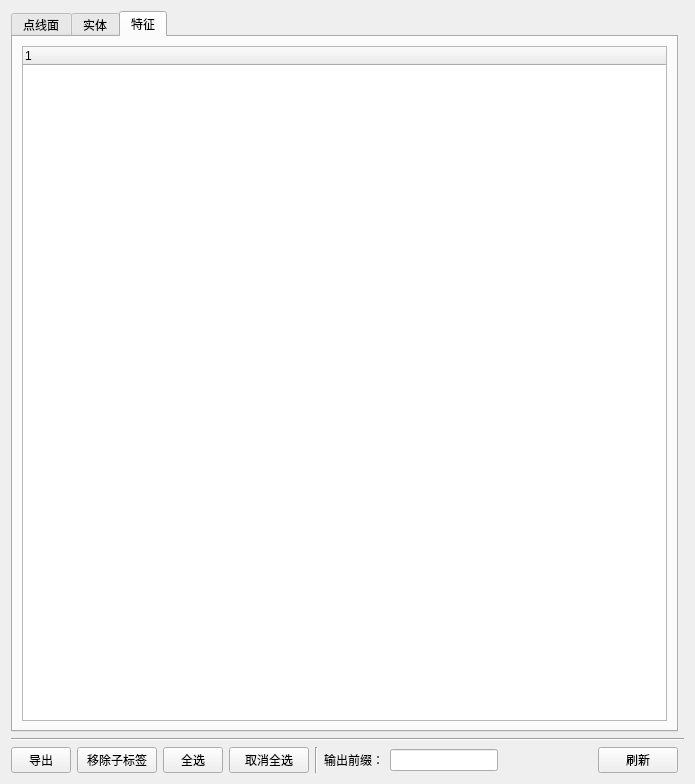
<?xml version="1.0" encoding="UTF-8"?>
<ui version="4.0">
 <class>NctiAIModelDataList</class>
 <widget class="QWidget" name="NctiAIModelDataList">
  <property name="geometry">
   <rect>
    <x>0</x>
    <y>0</y>
    <width>695</width>
    <height>784</height>
   </rect>
  </property>
  <property name="sizePolicy">
   <sizepolicy hsizetype="MinimumExpanding" vsizetype="MinimumExpanding">
    <horstretch>0</horstretch>
    <verstretch>0</verstretch>
   </sizepolicy>
  </property>
  <property name="windowTitle">
   <string>Form</string>
  </property>
  <layout class="QGridLayout" name="gridLayout">
   <item row="2" column="1">
    <layout class="QHBoxLayout" name="horizontalLayout_4">
     <item>
      <widget class="QPushButton" name="pushButton_output">
       <property name="maximumSize">
        <size>
         <width>60</width>
         <height>16777215</height>
        </size>
       </property>
       <property name="text">
        <string>导出</string>
       </property>
      </widget>
     </item>
     <item>
      <widget class="QPushButton" name="pushButton_delete_label">
       <property name="text">
        <string>移除子标签</string>
       </property>
      </widget>
     </item>
     <item>
      <widget class="QPushButton" name="pushButton_selectAll">
       <property name="maximumSize">
        <size>
         <width>60</width>
         <height>16777215</height>
        </size>
       </property>
       <property name="text">
        <string>全选</string>
       </property>
      </widget>
     </item>
     <item>
      <widget class="QPushButton" name="pushButton_deselectAll">
       <property name="text">
        <string>取消全选</string>
       </property>
      </widget>
     </item>
     <item>
      <widget class="Line" name="line_2">
       <property name="orientation">
        <enum>Qt::Vertical</enum>
       </property>
      </widget>
     </item>
     <item>
      <widget class="QLabel" name="label">
       <property name="lineWidth">
        <number>1</number>
       </property>
       <property name="text">
        <string>输出前缀：</string>
       </property>
      </widget>
     </item>
     <item>
      <widget class="QLineEdit" name="lineEditPrefix"/>
     </item>
     <item>
      <spacer name="horizontalSpacer">
       <property name="orientation">
        <enum>Qt::Horizontal</enum>
       </property>
       <property name="sizeHint" stdset="0">
        <size>
         <width>40</width>
         <height>20</height>
        </size>
       </property>
      </spacer>
     </item>
     <item>
      <widget class="QPushButton" name="pushButton_refresh">
       <property name="text">
        <string>刷新</string>
       </property>
      </widget>
     </item>
    </layout>
   </item>
   <item row="1" column="1" colspan="2">
    <widget class="Line" name="line">
     <property name="orientation">
      <enum>Qt::Horizontal</enum>
     </property>
    </widget>
   </item>
   <item row="0" column="1">
    <widget class="QTabWidget" name="tabWidget">
     <property name="sizePolicy">
      <sizepolicy hsizetype="MinimumExpanding" vsizetype="MinimumExpanding">
       <horstretch>0</horstretch>
       <verstretch>0</verstretch>
      </sizepolicy>
     </property>
     <property name="contextMenuPolicy">
      <enum>Qt::DefaultContextMenu</enum>
     </property>
     <property name="currentIndex">
      <number>2</number>
     </property>
     <widget class="QWidget" name="tab_shape">
      <attribute name="title">
       <string>点线面</string>
      </attribute>
      <layout class="QVBoxLayout" name="verticalLayout_1">
       <item>
        <widget class="QTreeWidget" name="shapeTreeWidget">
         <property name="columnCount">
          <number>1</number>
         </property>
         <column>
          <property name="text">
           <string>1</string>
          </property>
         </column>
        </widget>
       </item>
      </layout>
     </widget>
     <widget class="QWidget" name="tab_object">
      <attribute name="title">
       <string>实体</string>
      </attribute>
      <layout class="QVBoxLayout" name="verticalLayou_2">
       <item>
        <widget class="QTreeWidget" name="bodyTreeWidget">
         <column>
          <property name="text">
           <string notr="true">1</string>
          </property>
         </column>
        </widget>
       </item>
      </layout>
     </widget>
     <widget class="QWidget" name="tab_feature">
      <attribute name="title">
       <string>特征</string>
      </attribute>
      <layout class="QVBoxLayout" name="verticalLayout_3">
       <item>
        <widget class="QTreeWidget" name="featureTreeWidget">
         <property name="columnCount">
          <number>1</number>
         </property>
         <column>
          <property name="text">
           <string notr="true">1</string>
          </property>
         </column>
        </widget>
       </item>
      </layout>
     </widget>
    </widget>
   </item>
  </layout>
 </widget>
 <resources/>
 <connections/>
</ui>
